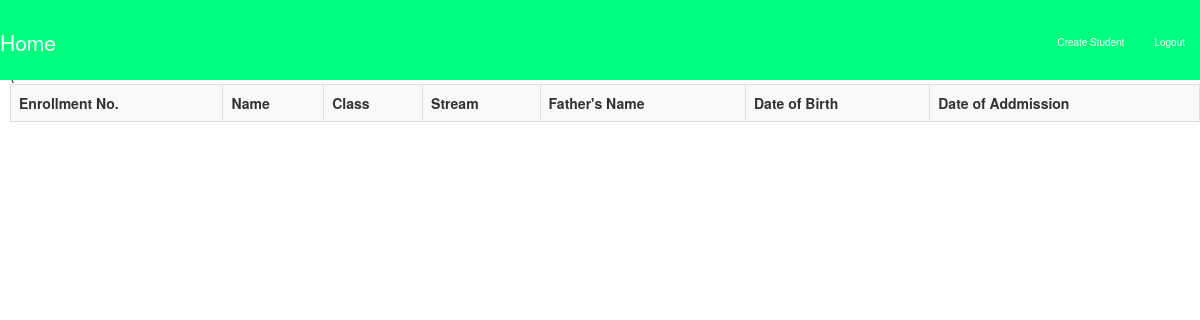
Before: /register/register/home/ with the older database file.
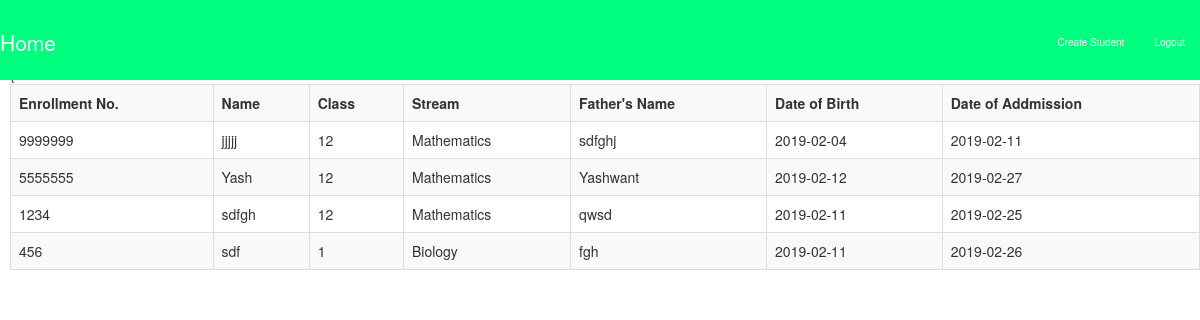
After: the same page with the newer database file.
### register/models.py (models this page shows)
class Student(models.Model):
    enroll = models.IntegerField()
    name = models.CharField(max_length=100)
    class1 = models.CharField(max_length=100)
    stream = models.CharField(max_length=100)
    father = models.CharField(max_length=10)
    dob = models.CharField(max_length=100)
    add = models.CharField(max_length=100)

### register/views.py (the view)
# urls.py: 2. Add a URL to urlpatterns:  path('', views.home, name='home')
@csrf_exempt
def home(request):
    if request.method == 'GET':
        data = Student.objects.all().order_by('-enroll')
        context = {'data': data}
        return render_to_response('register/home.html', context)

### templates/register/home.html (shortened to what this page needs)
<!DOCTYPE html>
{% load static %}
<html lang="en">
<head>
</head>
    <link rel="stylesheet" href="https://cdnjs.cloudflare.com/ajax/libs/materialize/1.0.0/css/materialize.min.css">
    <link rel="stylesheet" href="https://maxcdn.bootstrapcdn.com/bootstrap/3.3.7/css/bootstrap.min.css">
<link rel="stylesheet" type="text/css" href="{% static 'register/style.css' %}">
<body>
        <form name="myForm" method="POST" action="/register/register/home/" >
            <nav>
                <div id="header1">
                    <a href="#" class="brand-logo">Home</a>
                        <ul  class="right hide-on-med-and-down">
                        <li><a href="http://127.0.0.1:8000/register/register/create_student/">Create Student</a></li>
                        <li><a href="http://127.0.0.1:8000/register/register/logout/">Logout</a></li>
                        </ul>
                </div>
            </nav>
            <div id="content3">
        <table class="table table-striped table-bordered" style="width:100%">
            <tr>
                <th>Enrollment No.</th>
                <th>Name</th>
                <th>Class</th>
                <th>Stream</th>
                <th>Father's Name</th>
                <th>Date of Birth</th>
                <th>Date of Addmission</th>
            </tr>
            {{% if data %}
            {% for k in data %}
            <tr>
                <td>{{k.enroll}}</td>
                <td>{{k.name}}</td>
                <td>{{k.class1}}</td>
                <td>{{k.stream}}</td>
                <td>{{k.father}}</td>
                <td>{{k.dob}}</td>
                <td>{{k.add}}</td>
            </tr>
            {% endfor %}
            {% endif %}
        </table>
        </div>
    </form>
</body>
</html>

### static/register/style.css (style rules this page uses)
#header1 { position: Absolute; width:100%; height:80px; background-color:SpringGreen; padding-top:10px; }
#content3 { bottom: 90px; width: 100%; height:900px; background-color:white; padding-left: 10px; }

Changed rows visible on the page:
added Student: enroll "9999999", name "jjjjj", class1 "12", stream "Mathematics", father "sdfghj", dob "2019-02-04", add "2019-02-11"
added Student: enroll "5555555", name "Yash", class1 "12", stream "Mathematics", father "Yashwant", dob "2019-02-12", add "2019-02-27"
added Student: enroll "1234", name "sdfgh", class1 "12", stream "Mathematics", father "qwsd", dob "2019-02-11", add "2019-02-25"
added Student: enroll "456", name "sdf", class1 "1", stream "Biology", father "fgh", dob "2019-02-11", add "2019-02-26"
